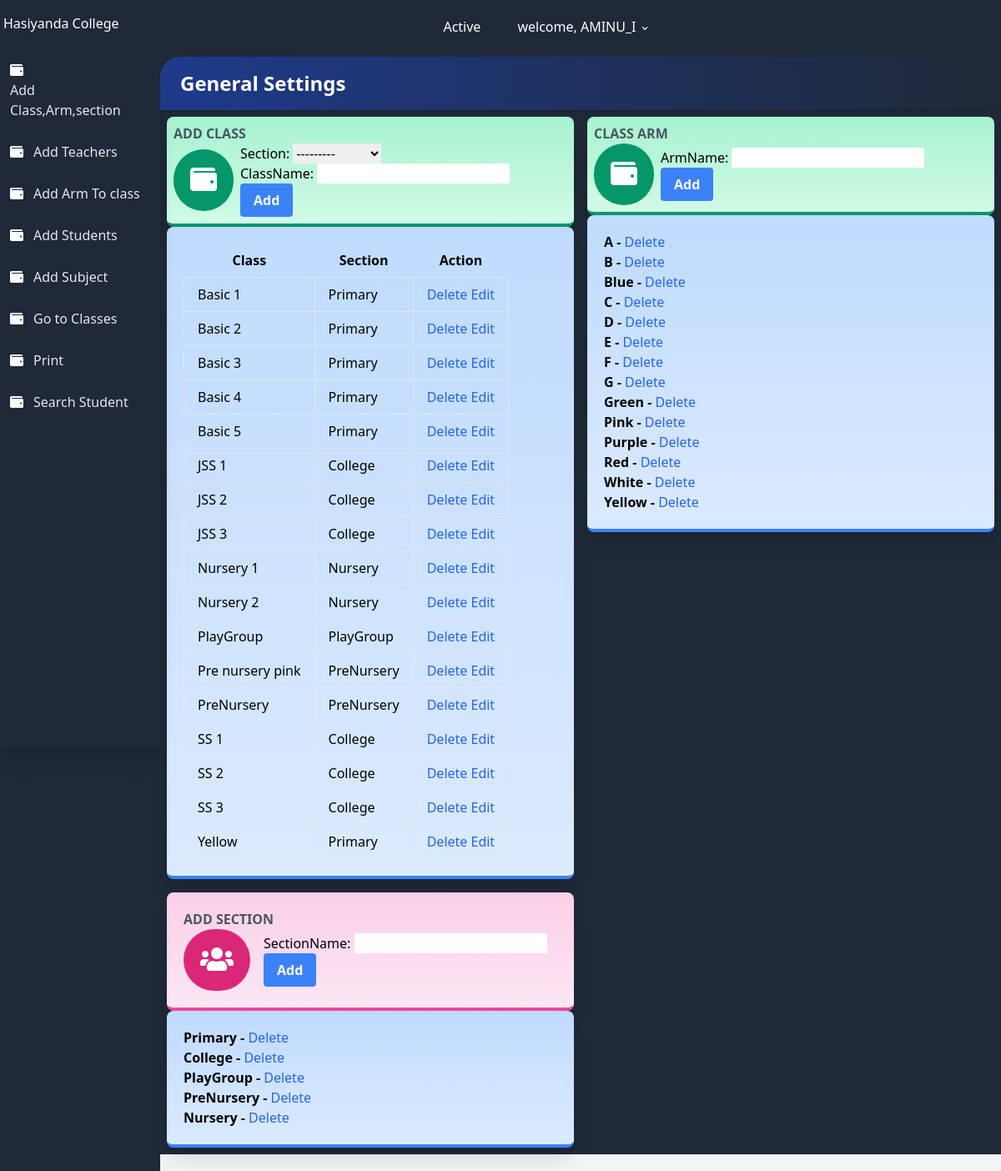
The app's page /settings/ (signed in), older data.
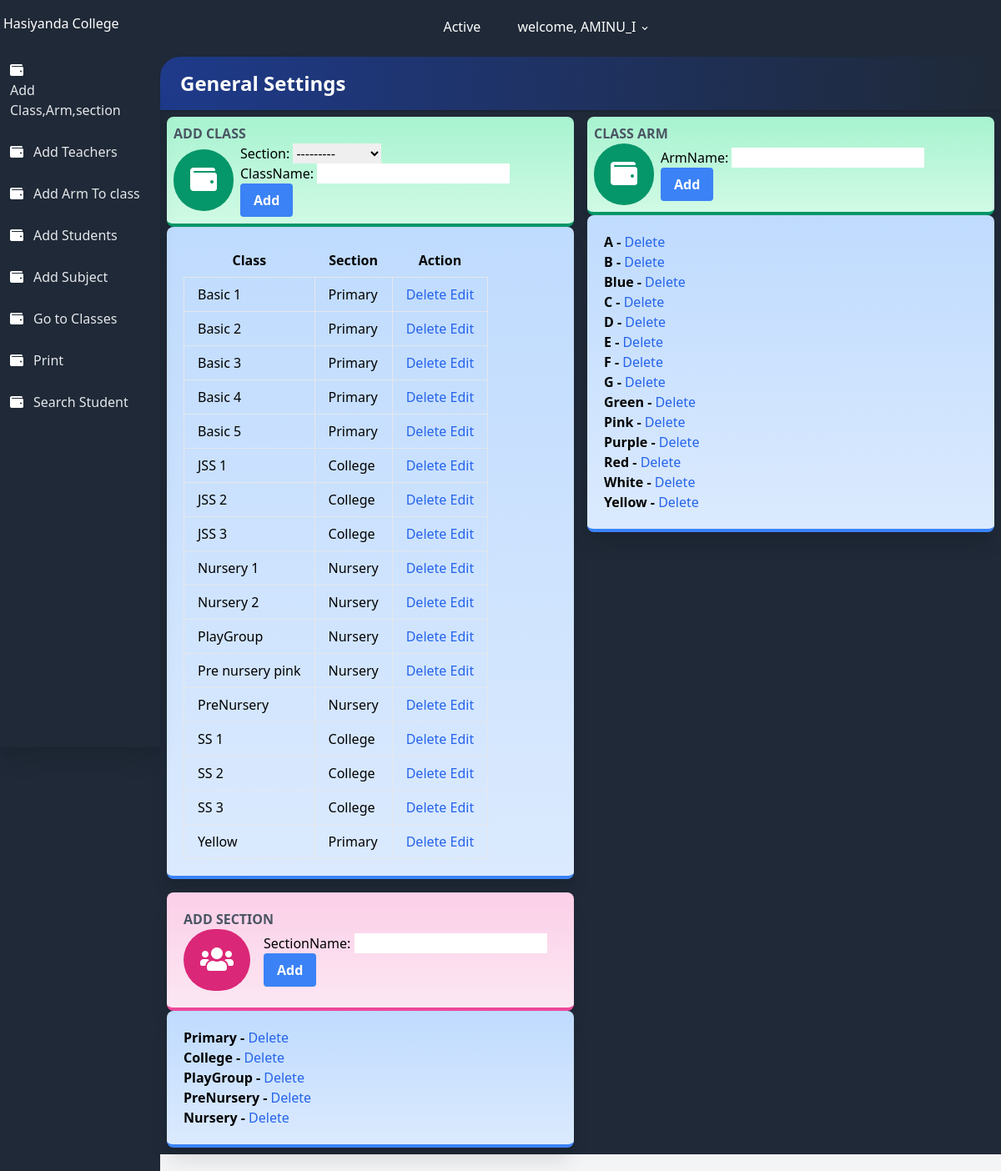
The same page, newer data.
### users/models.py (models this page shows, shortened)
class User(AbstractUser):
    class Role(models.TextChoices):
        ADMIN = 'admin'
        TEACHER = 'teacher'
        STUDENT = 'student'
    base_role = Role.TEACHER
    role = models.CharField(max_length=10, choices= Role.choices , null=True, blank=True)
    section = models.ForeignKey('result.section', on_delete=models.SET_NULL, null=True , blank=True)
    class Meta:
        db_table = 'auth_user'

### result/models.py (models this page shows, shortened)
class all_class(models.Model):
    className = models.CharField(max_length=100 , unique=True)
    section = models.ForeignKey(section, on_delete=models.CASCADE, null=True)
    complete = models.BooleanField(default=False)
    date = models.DateTimeField(auto_now_add=True)
    class Meta:
        ordering = ['className']

class section(models.Model):
    sectionName = models.CharField(max_length=100 , unique=True)
    def __str__(self):
        return self.sectionName

class classArm(models.Model):
    armName = models.CharField(max_length=100 , unique=True)
    class Meta:
        ordering = ['armName']

### result/views.py (the view, shortened to what this page needs)
# urls.py: path('settings/', settings.as_view(), name='settings'),
class settings(LoginRequiredMixin, TemplateView):
    login_url = 'result:login'
    template_name = 'result/settings.html'
    queryset = all_class.objects.all()
    def get_context_data(self, **kwargs):
        context = super(settings, self).get_context_data(**kwargs)
        context['classForm'] = allClassForm()
        context['armForm'] = classArmForm()
        context['sectionForm'] = sectionForm()
        context['imageForm'] = ImageForm()
        context['settingForm'] = settingForm()
        context['allclass'] = all_class.objects.all()
        context['classArm'] = classArm.objects.all()
        context['sections'] = section.objects.all()
        context['img'] = Images.objects.all()
        context['setting'] = setting.objects.all()
        context['studentCount'] = students.objects.all().count()
        return context

### result/forms.py
class allClassForm(forms.ModelForm):
    class Meta:
        model = all_class
        fields = ['section', 'className' ]

class classArmForm(forms.ModelForm):
    class Meta:
        model = classArm
        fields = ['armName']

### result/templates/result/settings.html (shortened to what this page needs)
{% extends 'settingsbase.html' %}
{% load static %}
{% block content %}
<div class="flex flex-wrap">
    <div class="w-full md:w-1/2 xl:w-1/3 p-2">
        <div class="bg-gradient-to-b from-green-200 to-green-100 border-b-4 border-green-600 rounded-lg shadow-xl p-2">
            <h2 class="font-bold uppercase text-gray-600">Add Class</h2>
            <div class="flex flex-row items-center">
                <div class="flex-shrink pr-2">
                    <div class="rounded-full p-5 bg-green-600"><i class="fa fa-wallet fa-2x fa-inverse"></i></div>
                </div>
                <form method="post"  class="">
                      {{ classForm.as_p }}
                      <button
                        class="bg-blue-500 hover:bg-blue-700 text-white font-bold py-2 px-4 rounded focus:outline-none focus:shadow-outline"
                        type="submit"> Add</button>
                </form>
            </div>
        </div>
            <div class="bg-gradient-to-b from-blue-200 to-blue-100 border-b-4 border-blue-500 rounded-lg shadow-xl p-5">
                <div class="flex flex-row items-center">
                        <table class="table-auto">
                            <thead>
                              <tr>
                                <th class="px-4 py-2">Class</th>
                                <th class="px-4 py-2">Section</th>
                                <th class="px-4 py-2">Action</th>
                              </tr>
                            </thead>
                            <tbody>
                              {% for class in allclass%}
                              <tr>
                                <td class="border px-4 py-2">
                                    {{class.className}}
                                </td>
                                <td class="border px-4 py-2">{{class.section}}</td>
                                <td class="border px-4 py-2">
                                    <a href="{% url 'result:deleteClass' class.id %}" class="font-medium text-blue-600 dark:text-blue-500 hover:underline" >
                                        Delete
                                      </a>
                                      <a href="{% url 'result:EditClass' class.id %}" class="font-medium text-blue-600 dark:text-blue-500 hover:underline" >
                                          Edit
                                        </a>
                                </td>
                              </tr>
                              {% endfor %}
                            </tbody>
                          </table>
                </div>
            </div>
    </div>
    <div class="w-full md:w-1/2 xl:w-1/3 p-2">
        <div class="bg-gradient-to-b from-green-200 to-green-100 border-b-4 border-green-600 rounded-lg shadow-xl p-2">
            <h2 class="font-bold uppercase text-gray-600">Class Arm</h2>
            <div class="flex flex-row items-center">
                <div class="flex-shrink pr-2">
                    <div class="rounded-full p-5 bg-green-600"><i class="fa fa-wallet fa-2x fa-inverse"></i></div>
                </div>
                <form method="post"  class="">
                      {{ armForm.as_p }}
                      <button
                        class="bg-blue-500 hover:bg-blue-700 text-white font-bold py-2 px-4 rounded focus:outline-none focus:shadow-outline"
                        type="submit"> Add</button>
                </form>
            </div>
        </div>
        <div class="bg-gradient-to-b from-blue-200 to-blue-100 border-b-4 border-blue-500 rounded-lg shadow-xl p-5">
            <div class="flex flex-row items-center">
                <ul class=" font-bold">
                    {% for classArm in classArm%}
                      <li  >
                         {{ classArm.armName}} -
                         <a href="{% url 'result:deleteArm' classArm.id %}" class="font-medium text-blue-600 dark:text-blue-500 hover:underline" >
                          Delete
                        </a>
                      </li>
                    {% endfor %}
                  </ul>
            </div>
        </div>
    </div>
    <div class="w-full md:w-1/2 xl:w-1/3 p-2">
        <div class="bg-gradient-to-b from-pink-200 to-pink-100 border-b-4 border-pink-500 rounded-lg shadow-xl p-5">
            <h2 class="font-bold uppercase text-gray-600">Add Section</h2>
            <div class="flex flex-row items-center">
                <div class="flex-shrink pr-4">
                    <div class="rounded-full p-5 bg-pink-600"><i class="fas fa-users fa-2x fa-inverse"></i></div>
                </div>
                <form method="post"  class="">
                    {{ sectionForm.as_p }}
                    <button
                      class="bg-blue-500 hover:bg-blue-700 text-white font-bold py-2 px-4 rounded focus:outline-none focus:shadow-outline"
                      type="submit"> Add</button>
              </form>
            </div>
        </div>
        <div class="bg-gradient-to-b from-blue-200 to-blue-100 border-b-4 border-blue-500 rounded-lg shadow-xl p-5">
            <div class="flex flex-row items-center">
                <ul class=" font-bold">
                    {% for section in sections %}
                      <li  >
                        {{ section.sectionName }} -
                         <a href=" " class="font-medium text-blue-600 dark:text-blue-500 hover:underline" >
                          Delete
                        </a>
                      </li>
                    {% endfor %}
                  </ul>
            </div>
        </div>
    </div>
</div>
{% endblock %}

### templates/settingsbase.html (shortened to what this page needs)
{% load static %}
<!DOCTYPE html>
<html lang="en">
<head>
    <link rel="stylesheet" href="https://use.fontawesome.com/releases/v5.3.1/css/all.css">
    <link rel="stylesheet" href="https://unpkg.com/tailwindcss@2.2.19/dist/tailwind.min.css"/>
    <link href="https://afeld.github.io/emoji-css/emoji.css" rel="stylesheet">
</head>
<body class="bg-gray-800 font-sans leading-normal tracking-normal mt-12">
<header>
    <nav aria-label="menu nav" class="bg-gray-800 pt-2 md:pt-1 pb-1 px-1 mt-0 h-auto fixed w-full z-20 top-0">
        <div class="flex flex-wrap items-center">
            <div class="flex flex-shrink md:w-1/3 justify-center md:justify-start text-white">
                <a href="{% url 'result:index' %}" aria-label="Home">
                    <h1> Hasiyanda College</h1>
                </a>
            </div>
            <div class="flex w-full pt-2 content-center justify-between md:w-1/3 md:justify-end">
                <ul class="list-reset flex justify-between flex-1 md:flex-none items-center">
                    <li class="flex-1 md:flex-none md:mr-3">
                        <a class="inline-block py-2 px-4 text-white no-underline" href="#">Active</a>
                    </li>
                    <li class="flex-1 md:flex-none md:mr-3">
                        <div class="relative inline-block">
                            <button onclick="toggleDD('myDropdown')" class="drop-button text-white py-2 px-2"> <span class="pr-2"></span> welcome, {{user.username}} <svg class="h-3 fill-current inline" xmlns="http://www.w3.org/2000/svg" viewBox="0 0 20 20">
                                <path d="M9.293 12.95l.707.707L15.657 8l-1.414-1.414L10 10.828 5.757 6.586 4.343 8z" /></svg></button>
                        </div>
                    </li>
                </ul>
            </div>
        </div>
    </nav>
</header>
<body>
    <div class="flex flex-col md:flex-row">
        <nav aria-label="alternative nav">
            <div class="bg-gray-800 shadow-xl h-20 fixed bottom-0 mt-12 md:relative md:h-screen z-10 w-full md:w-48 content-center">
                <div class="md:mt-12 md:w-48 md:fixed md:left-0 md:top-0 content-center md:content-start text-left justify-between">
                    <ul class="list-reset flex flex-row md:flex-col pt-3 md:py-3 px-1 md:px-2 text-center md:text-left">
                        <li class="mr-3 flex-1">
                            <a href="{% url 'result:settings' %}" class="block py-1 md:py-3 pl-0 md:pl-1 align-middle text-white no-underline hover:text-white border-b-2 border-gray-800 hover:border-red-500">
                                <i class="fa fa-wallet pr-0 md:pr-3"></i><span class="pb-1 md:pb-0 text-xs md:text-base text-gray-400 md:text-gray-200 block md:inline-block">
                                    Add Class,Arm,section
                                </span>
                            </a>
                        </li>
                        <li class="mr-3 flex-1">
                            <a href="{% url 'result:RegisterTeachers' %}" class="block py-1 md:py-3 pl-0 md:pl-1 align-middle text-white no-underline hover:text-white border-b-2 border-gray-800 hover:border-green-500">
                                <i class="fa fa-wallet pr-0 md:pr-3"></i><span class="pb-1 md:pb-0 text-xs md:text-base text-gray-400 md:text-gray-200 block md:inline-block">
                                    Add Teachers
                                </span>
                            </a>
                        </li>
                        <li class="mr-3 flex-1">
                            <a href="{% url 'result:CreateClassArm' %}" class="block py-1 md:py-3 pl-0 md:pl-1 align-middle text-white no-underline hover:text-white border-b-2 border-gray-800 hover:border-green-500">
                                <i class="fa fa-wallet pr-0 md:pr-3"></i><span class="pb-1 md:pb-0 text-xs md:text-base text-gray-400 md:text-gray-200 block md:inline-block">
                                    Add Arm To class
                                </span>
                            </a>
                        </li>
                        <li class="mr-3 flex-1">
                            <a href="{% url 'result:registerStudent' %}" class="block py-1 md:py-3 pl-0 md:pl-1 align-middle text-white no-underline hover:text-white border-b-2 border-gray-800 hover:border-yellow-500">
                                <i class="fa fa-wallet pr-0 md:pr-3"></i><span class="pb-1 md:pb-0 text-xs md:text-base text-gray-400 md:text-gray-200 block md:inline-block">
                                    Add Students
                                </span>
                            </a>
                        </li>
                        <li class="mr-3 flex-1">
                            <a href="{% url 'result:subjectCreate' %}" class="block py-1 md:py-3 pl-0 md:pl-1 align-middle text-white no-underline hover:text-white border-b-2 border-gray-800 hover:border-green-500">
                                <i class="fa fa-wallet pr-0 md:pr-3"></i><span class="pb-1 md:pb-0 text-xs md:text-base text-gray-400 md:text-gray-200 block md:inline-block">
                                    Add Subject
                                </span>
                            </a>
                        </li>
                        <li class="mr-3 flex-1">
                            <a href="{% url 'result:classList' %}" class="block py-1 md:py-3 pl-0 md:pl-1 align-middle text-white no-underline hover:text-white border-b-2 border-gray-800 hover:border-green-500">
                                <i class="fa fa-wallet pr-0 md:pr-3"></i><span class="pb-1 md:pb-0 text-xs md:text-base text-gray-400 md:text-gray-200 block md:inline-block">
                                    Go to Classes
                                </span>
                            </a>
                        </li>
                        <li class="mr-3 flex-1">
                            <a href="{% url 'result:print' %}" class="block py-1 md:py-3 pl-0 md:pl-1 align-middle text-white no-underline hover:text-white border-b-2 border-gray-800 hover:border-green-500">
                                <i class="fa fa-wallet pr-0 md:pr-3"></i><span class="pb-1 md:pb-0 text-xs md:text-base text-gray-400 md:text-gray-200 block md:inline-block">
                                    Print
                                </span>
                            </a>
                        </li>
                        <li class="mr-3 flex-1">
                            <a href="{% url 'result:searchStudents' %}" class="block py-1 md:py-3 pl-0 md:pl-1 align-middle text-white no-underline hover:text-white border-b-2 border-gray-800 hover:border-green-500">
                                <i class="fa fa-wallet pr-0 md:pr-3"></i><span class="pb-1 md:pb-0 text-xs md:text-base text-gray-400 md:text-gray-200 block md:inline-block">
                                    Search Student
                                </span>
                            </a>
                        </li>
                    </ul>
                </div>
            </div>
        </nav>
        <section>
            <div id="main" class="main-content flex-1 bg-gray-100 mt-12 md:mt-2 pb-24 md:pb-5">
                <div class="bg-gray-800 pt-3">
                    <div class="rounded-tl-3xl bg-gradient-to-r from-blue-900 to-gray-800 p-4 shadow text-2xl text-white">
                        <h1 class="font-bold pl-2"> General Settings </h1>
                    </div>
                    {% block content %}
                    {% endblock content %}
                </div>
            </div>
        </section>
    </div>
</body>
</html>

Row changes from the older to the newer data that the page shows:
changed all_class "PlayGroup": section "PlayGroup" → "Nursery"
changed all_class "Pre nursery pink": section "PreNursery" → "Nursery"
changed all_class "PreNursery": section "PreNursery" → "Nursery"
